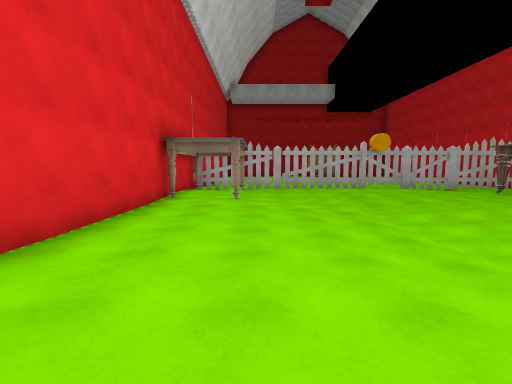
View 1 (above)

12 first-person views from a walk through a Unity game level. The camera is 1.5 m above the floor, tilts 6° down and sees 90° across. The floor is counted in squares, 2 m on a side. Each view is taken from the middle of a square. On the plan, view 1 faces up. The plan holds only what a view shows up to about 9 squares ahead; the rest is blank. The place goes on beyond the plan. The player is left out. Some animated figures are not drawn. Some surface patterns are stand-ins.

View 2
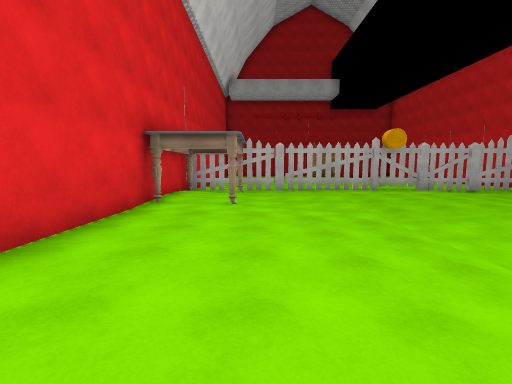

View 3
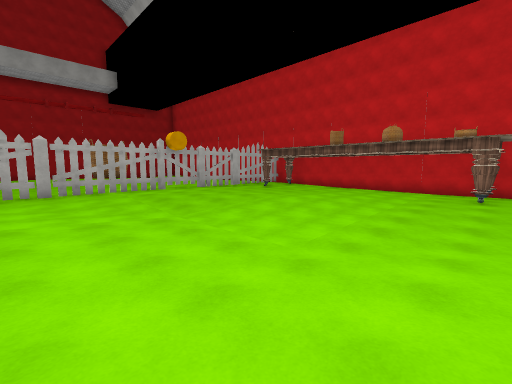

View 4
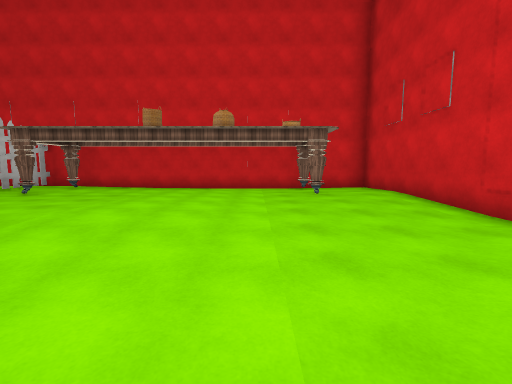

View 5
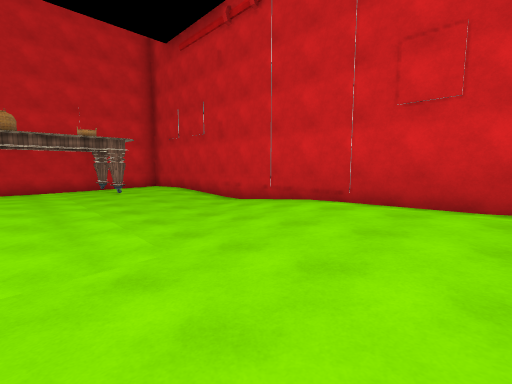

View 6
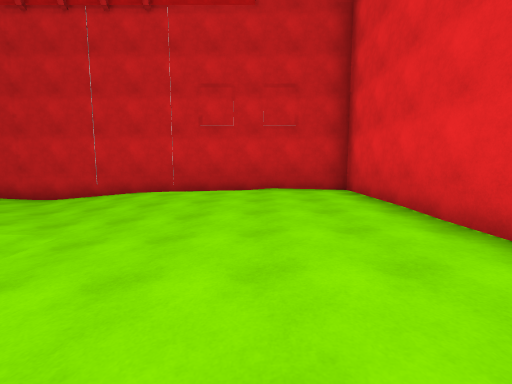

View 7
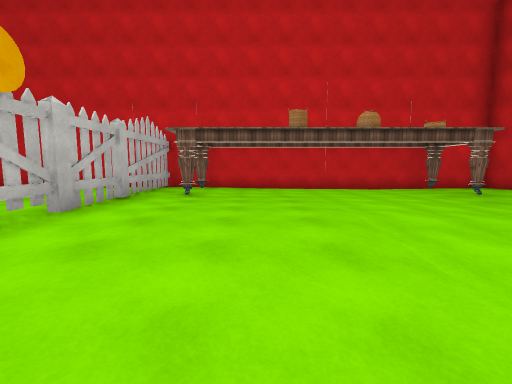

View 8
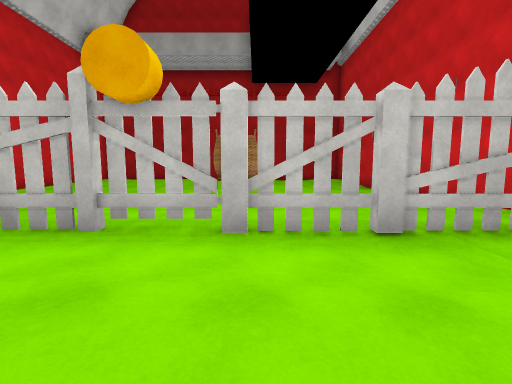

View 9
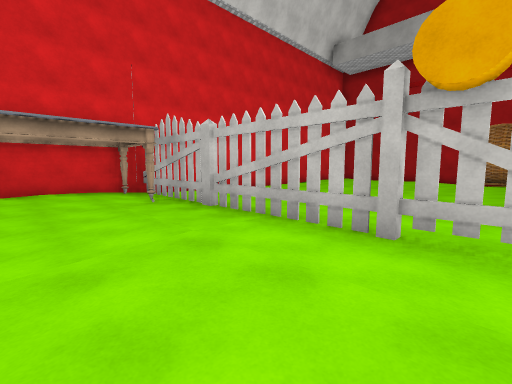

View 10
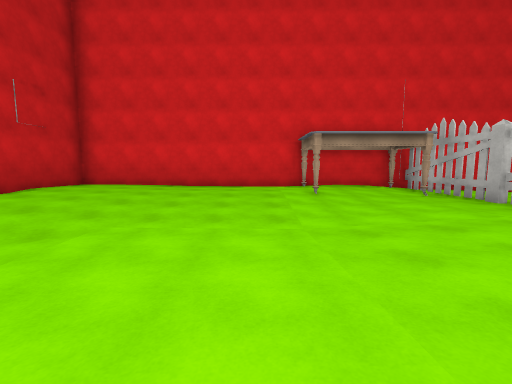

View 11
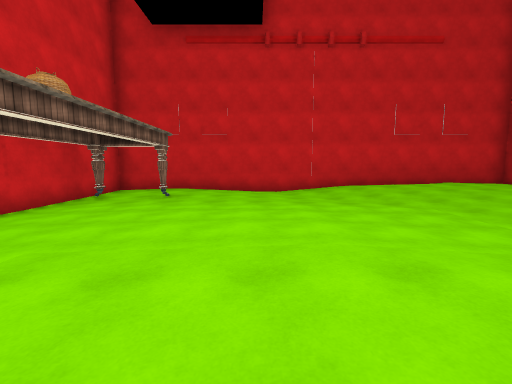

View 12
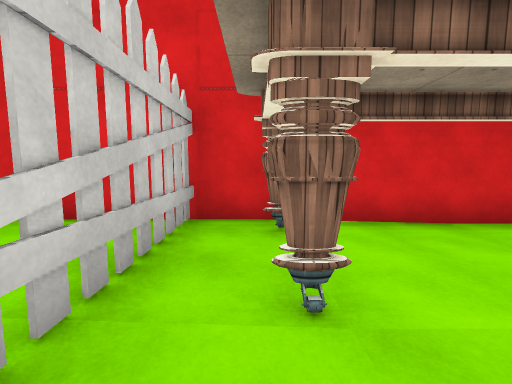

### Floor plan
Key: @ floor where view 1 was taken; # wall or solid block; . main floor; : floor 0.25 m higher than the main floor; + floor 0.5 m higher than the main floor; / step, stairs or slope; P pole; G gate; O other object.
Columns run from 3 left of view 1 to 11 right of it. Each row starts with its distance up from view 1.
 12  #            #
 11  #.::::::::::.#
 10 ####P##PGPP####
  9 #O::::::::...##
  8 #::::::::::...#
  7 #::/../::::...#
  6 #:::/../:::...#
  5 #:::/...:::...#
  4 #:::/....::...#
  3 #:::/.........#
  2 #++:///.......#
  1 #++++///...#.##
  0 #++@++//......#
 -1 ###############

Positions as (right, up) in squares from view 1, and headings:
1: (0, 0), facing up
2: (0, 1), facing up
3: (0, 1), facing up-right
4: (2, 3), facing right
5: (0, 4), facing down-right
6: (0, 6), facing down
7: (2, 7), facing right
8: (6, 7), facing up
9: (5, 7), facing up-left
10: (6, 5), facing left
11: (6, 8), facing down
12: (7, 9), facing right
